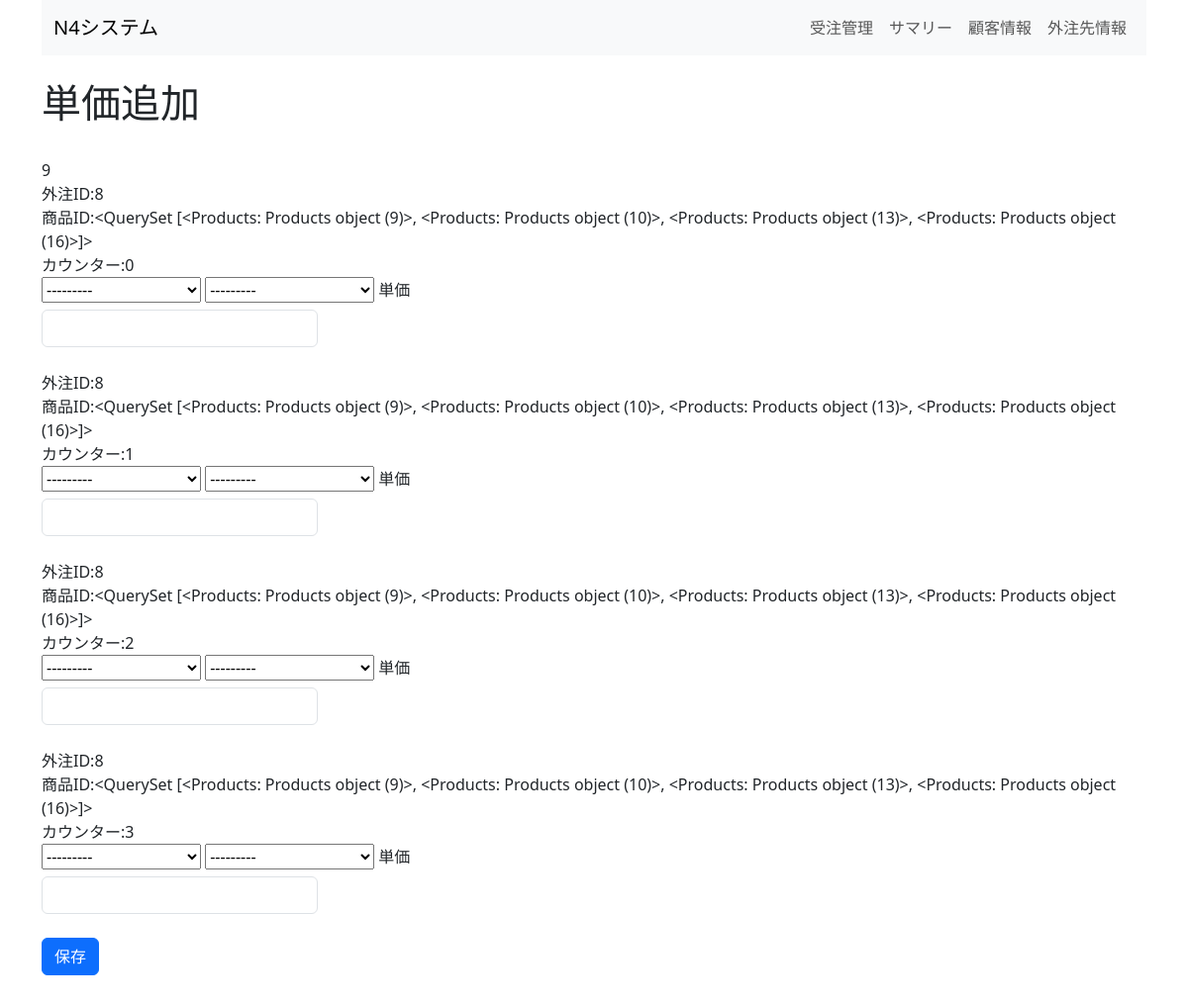
/lists/price_create/4/8, run on the app's committed database.
### Lists/models.py (models this page shows)
class Cases(models.Model):
    customer = models.ForeignKey(Customers, on_delete=models.CASCADE, related_name='cases', blank=True, null=True)
    mitsumori_request_date = models.DateField()
    deadline = models.DateField(blank=True, null=True)
    drawing_data = models.FileField(
        blank=True,
        null=True,
        upload_to=f'uploads/drawing/{customer}',
        verbose_name=f'{customer}{id}',
    )

class Products(models.Model):
    case = models.ForeignKey(Cases, on_delete=models.CASCADE, related_name='products', blank=True, null=True)
    name = models.CharField(blank=True, null=True)
    drawing_num = models.CharField(max_length=50, db_index=True)
    materials = (
        ('SUS304', 'SUS304'),
        ('SUS303', 'SUS303'),
        ('SUS316', 'SUS316'),
        ('SUS440C', 'SUS440C'),
        ('SS400', 'SS400'),
        ('S45C', 'S45C'),
        ('S50C', 'S50C'),
        ('SCM435', 'SCM435'),
        ('SUJ2', 'SUJ2'),
        ('SPHC', 'SPHC'),
        ('SPCC', 'SPCC')
    )
    material = models.CharField(choices=materials, blank=True, null=True)
    surface = models.CharField(blank=True, null=True)
    volume = models.CharField(blank=True, null=True)
    agree_price = models.IntegerField(blank=True, null=True)

class Gaityus(models.Model):
    case = models.ForeignKey(Cases, on_delete=models.CASCADE, related_name="gaityus", blank=True, null=True)
    contractor = models.ForeignKey(Contractors, on_delete=models.CASCADE, related_name="gaityus", blank=True, null=True)

### Lists/views.py (the view)
# urls.py: path("price_create/<int:case_id>/<int:gaityu_id>", views.PriceCreate, name="price_create"),
def PriceCreate(request, case_id, gaityu_id):
    case = Cases.objects.get(id=case_id)
    FormSet = modelformset_factory(
        model = Prices,
        form = PriceForm,
        extra=case.products.count(),
    )
    if request.method == "POST":
        formset = FormSet(request.POST)
        formset.save()
        return redirect('lists')
    else:
        formset = FormSet()
        context = {
            'title': '単価追加',
            'formset': formset,
            'gaityu': Gaityus.objects.get(id=gaityu_id),
            'gaityu_id': gaityu_id,
            'products': case.products.all(),
        }
        return render(request, 'lists/price_form.html', context)

### templates/lists/price_form.html (shortened to what this page needs)
{% extends 'lists/base.html' %}
{% load widget_tweaks %}
{% block content %}
    <br>
    <h1>単価追加</h1>
    <br>
    {{products.0.id}}
    <form method="POST">
            {% for form in formset %}
                外注ID:{{ gaityu.id }}<br>
                商品ID:{{ products }}<br>
                カウンター:{{ forloop.counter0 }}<br>
                {% render_field form.gaityu value=gaityu.id %}
                {% render_field form.product value=product.id %}
                <label class="form-label">{{ form.price.label }}</label>
                {% render_field form.price class+="form-control w-25 mb-4" %}
            {% endfor %}
            <button type="submit" class="btn btn-primary">保存</button>
    </form>
    <br><br>
{% endblock content %}

### data on the page
Cases: id.case_id "9"
Gaityus: id "8" "8" "8" "8"
Products: formset "<QuerySet [<Products: Products object (9)>, <Products: Products object (10)>, <Products: Products object (13)>, <Products: Products object (16)>]>" "<QuerySet [<Products: Products object (9)>, <Products: Products object (10)>, <Products: Products object (13)>, <Products: Products object (16)>]>" "<QuerySet [<Products: Products object (9)>, <Products: Products object (10)>, <Products: Products object (13)>, <Products: Products object (16)>]>" "<QuerySet [<Products: Products object (9)>, <Products: Products object (10)>, <Products: Products object (13)>, <Products: Products object (16)>]>"
